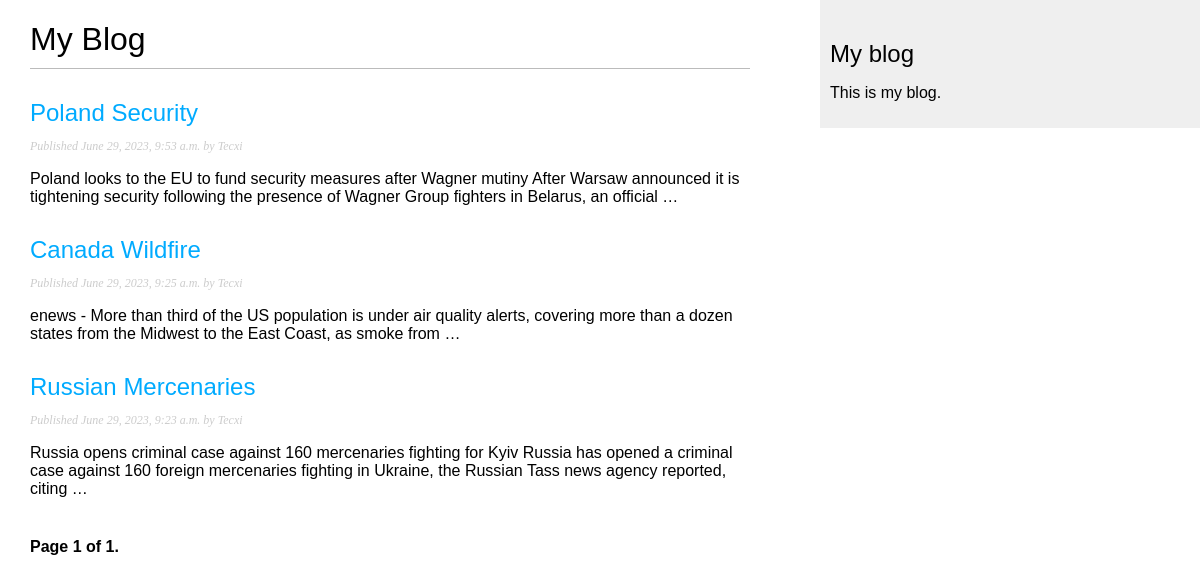
The page /blog/ on the database as committed earlier.
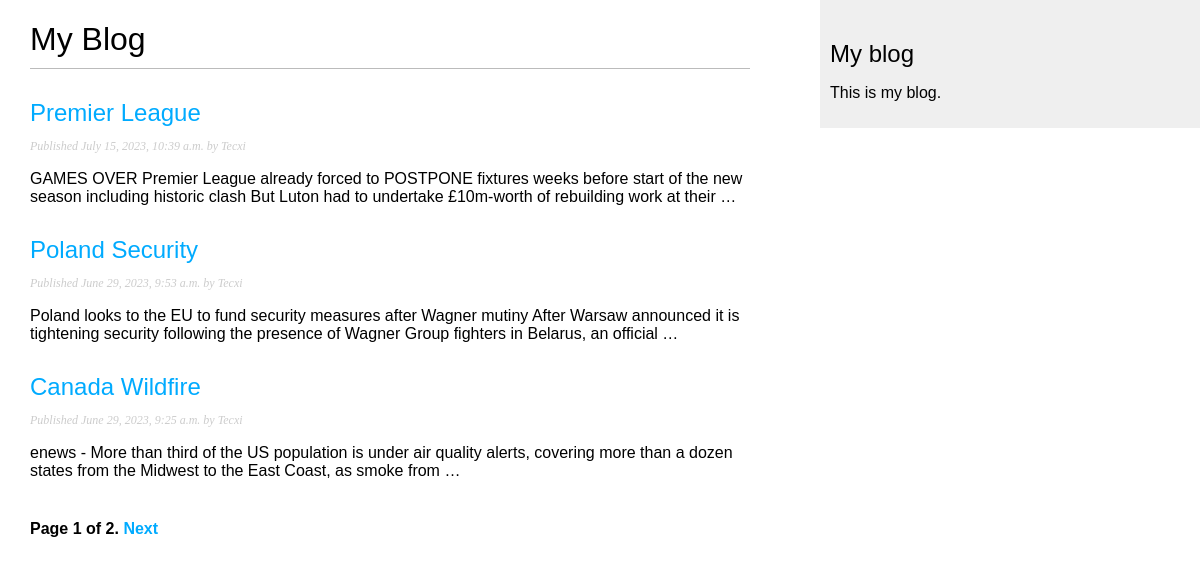
The same page on the database as committed later.
### blog/models.py (models this page shows, shortened)
class Post(models.Model):
    class Status(models.TextChoices):
        DRAFT = 'DF', 'Draft'
        PUBLISHED = 'PB', 'Published'
    title = models.CharField(max_length=250)
    slug = models.CharField(max_length=250,
                         unique_for_date='publish')
    author = models.ForeignKey(User,
                               on_delete=models.CASCADE,
                               related_name='blog_posts')
    body = models.TextField()
    publish = models.DateTimeField(default=timezone.now)
    created = models.DateTimeField(auto_now_add=True)
    updated = models.DateTimeField(auto_now=True)
    status = models.CharField(max_length=2,
                              choices=Status.choices,
                              default=Status.DRAFT)
    objects = models.Manager()
    published = PublishedManager()
    class Meta:
        ordering = ['-publish']
        indexes = [
            models.Index(fields=['-publish'])
        ]
    def get_absolute_url(self):
        return reverse("blog:post_detail",
                       args=[self.publish.year,
                             self.publish.month,
                             self.publish.day,
                             self.slug])

### blog/views.py (the view)
# urls.py: path('', views.PostListView.as_view(), name='post_list'),
class PostListView(ListView):
    queryset = Post.published.all()
    context_object_name = 'posts'
    paginate_by = 3
    template_name = 'blog/post/list.html'

### blog/templates/blog/post/list.html (shortened to what this page needs)
{% extends "blog/base.html" %}
{% block content %}
  <h1>My Blog</h1>
  {% for post in posts %}
    <h2>
      <a href="{{ post.get_absolute_url }}">
        {{ post.title }}
      </a>
    </h2>
    <p class="date">
      Published {{ post.publish }} by {{ post.author }}
    </p>
    {{ post.body|truncatewords:30|linebreaks }}
  {% endfor %}
  {% include "pagination.html" with page=page_obj %}
{% endblock %}

Rows that differ between the two databases and show on the page:
no longer on this page (row unchanged): Post: title "Russian Mercenaries", publish "June 29, 2023, 9:23 a.m.", author "Tecxi", body "Russia opens criminal case against 160 mercenaries fighting for Kyiv Russia has opened a criminal case against 160 foreign mercenaries fighting in Ukraine, the Russian Tass news agency reported, citing …"
added Post: title "Premier League", publish "July 15, 2023, 10:39 a.m.", author "Tecxi", body "GAMES OVER Premier League already forced to POSTPONE fixtures weeks before start of the new season including historic clash But Luton had to undertake £10m-worth of rebuilding work at their …"
Other text that changed with them:
{{ page.paginator.num_pages }}: "1" → "2"
text now shown: "Next"
